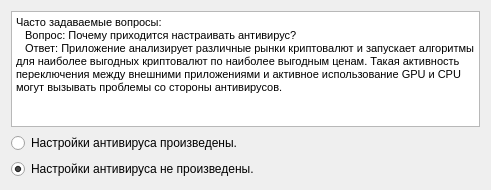
<?xml version="1.0" encoding="UTF-8"?>
<ui version="4.0">
 <class>LicenseWidget</class>
 <widget class="QWidget" name="LicenseWidget">
  <property name="geometry">
   <rect>
    <x>0</x>
    <y>0</y>
    <width>491</width>
    <height>190</height>
   </rect>
  </property>
  <property name="minimumSize">
   <size>
    <width>491</width>
    <height>190</height>
   </size>
  </property>
  <property name="windowTitle">
   <string>Form</string>
  </property>
  <layout class="QVBoxLayout" name="verticalLayout">
   <item>
    <widget class="QTextBrowser" name="textBrowser">
     <property name="html">
      <string>&lt;!DOCTYPE HTML PUBLIC &quot;-//W3C//DTD HTML 4.0//EN&quot; &quot;http://www.w3.org/TR/REC-html40/strict.dtd&quot;&gt;
&lt;html&gt;&lt;head&gt;&lt;meta name=&quot;qrichtext&quot; content=&quot;1&quot; /&gt;&lt;style type=&quot;text/css&quot;&gt;
p, li { white-space: pre-wrap; }
&lt;/style&gt;&lt;/head&gt;&lt;body style=&quot; font-family:'MS Shell Dlg 2'; font-size:8.25pt; font-weight:400; font-style:normal;&quot;&gt;
&lt;p style=&quot; margin-top:0px; margin-bottom:0px; margin-left:0px; margin-right:0px; -qt-block-indent:0; text-indent:0px;&quot;&gt;&lt;span style=&quot; font-size:8pt;&quot;&gt;Часто задаваемые вопросы:&lt;/span&gt;&lt;/p&gt;
&lt;p style=&quot; margin-top:0px; margin-bottom:0px; margin-left:0px; margin-right:0px; -qt-block-indent:0; text-indent:0px;&quot;&gt;&lt;span style=&quot; font-size:8pt;&quot;&gt;   Вопрос: Почему приходится настраивать антивирус?&lt;/span&gt;&lt;/p&gt;
&lt;p style=&quot; margin-top:0px; margin-bottom:0px; margin-left:0px; margin-right:0px; -qt-block-indent:0; text-indent:0px;&quot;&gt;&lt;span style=&quot; font-size:8pt;&quot;&gt;   Ответ: Приложение анализирует различные рынки криптовалют и запускает алгоритмы для наиболее выгодных криптовалют по наиболее выгодным ценам. Такая активность переключения между внешними приложениями и активное использование GPU и CPU могут вызывать проблемы со стороны антивирусов.&lt;/span&gt;&lt;/p&gt;&lt;/body&gt;&lt;/html&gt;</string>
     </property>
    </widget>
   </item>
   <item>
    <widget class="QRadioButton" name="acceptLicense">
     <property name="text">
      <string>Настройки антивируса произведены.</string>
     </property>
    </widget>
   </item>
   <item>
    <widget class="QRadioButton" name="declineLicense">
     <property name="text">
      <string>Настройки антивируса не произведены.</string>
     </property>
     <property name="checked">
      <bool>true</bool>
     </property>
    </widget>
   </item>
  </layout>
 </widget>
 <resources/>
 <connections/>
</ui>
